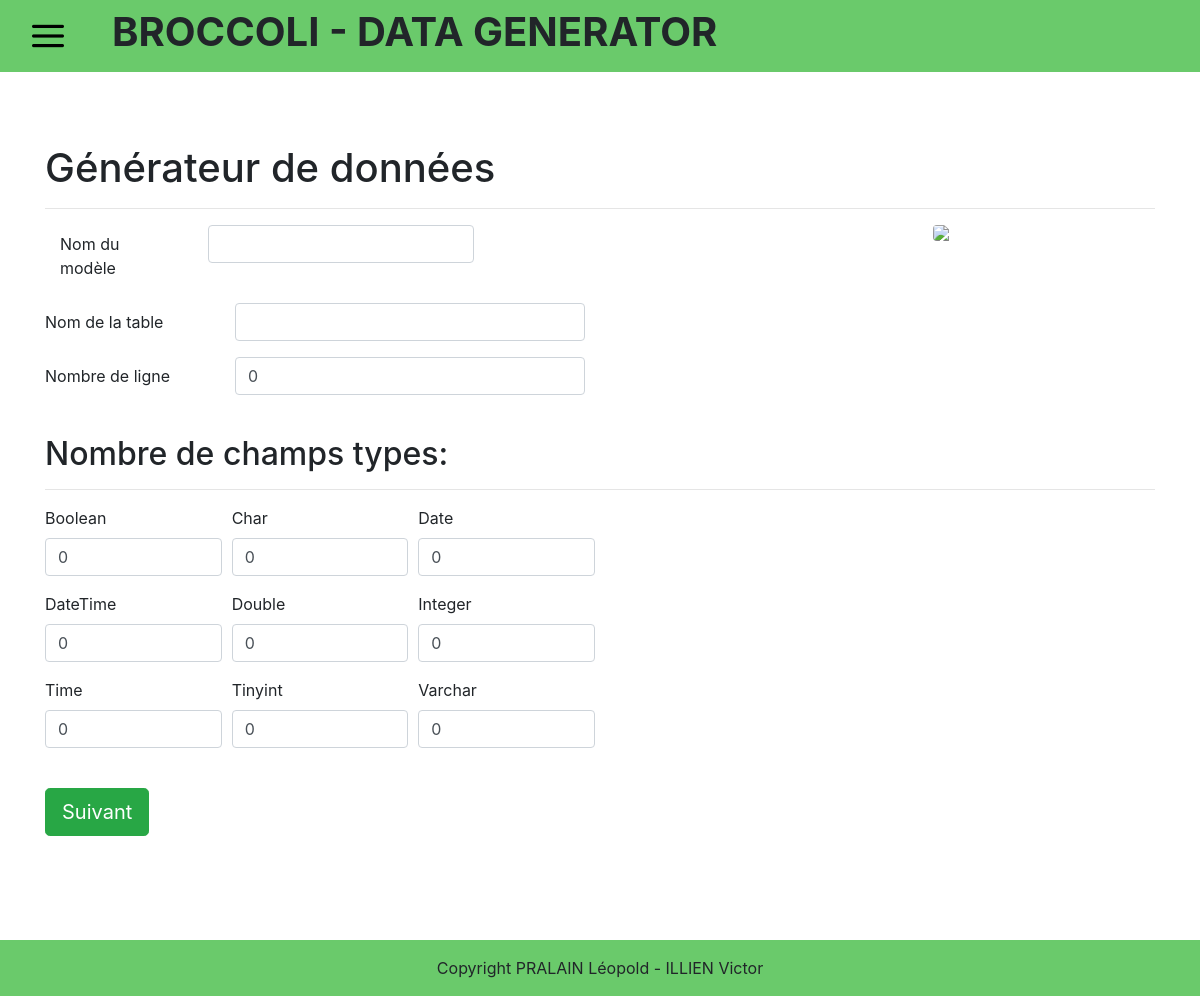
The page / on the database its author committed.
### tables this page shows
CREATE TABLE type_champ(
        type_champ Varchar (512) NOT NULL ,
        actif      Bool NOT NULL
	,CONSTRAINT type_champ_PK PRIMARY KEY (type_champ)
);

### php/class/typeChamp.php (called while the page is built, shortened)
<?php
	class TypeChamp {
		private $type;
		private $value;
		private $actif;
		public function __construct($type, $actif, $value = 0) {
			$this->type = $type;
			$this->actif = $actif;
			$this->value = $value;
		}
		public function getType() {return $this->type;}
		public function getValue() {return $this->value;}
		public function getActif() {return $this->actif;}
	}
?>

### php/database.php (called while the page is built, shortened)
<?php
	function dbRequestTypeActif($db) {
		try {
			$request = 'SELECT * FROM type_champ';
			$statement = $db->prepare($request);
			$statement->execute();
			$result = $statement->fetchAll(PDO::FETCH_ASSOC);
		} catch (PDOException $exception) {
			error_log('Request error: ' .$exception->getMessage());
			return false;
		}
		return $result;
	}
 ?>

### html/index.php (the view, shortened to what this page needs)
<?php
	$libelle = '';
?>
<!DOCTYPE html>
<html>
<head>
	<link rel="stylesheet" type="text/css" href="../css/index.css">
</head>
<body>
	<?php
		require_once("../php/database.php");
		require_once("../php/class/typeChamp.php");
		$db = dbConnect();
		$champType = dbRequestTypeActif($db);
		$arrayTypeClass = array();
		foreach ($champType as $champ) {
			$isHere = True;
			if ($isHere) {
				$class = new TypeChamp($champ['type_champ'], $champ['actif'], 0);
				array_push($arrayTypeClass, $class);
			}
		}
		$i = 0;
	?>
	<form method="POST">
		<div class="container">
			<h1>Générateur de données</h1>
			<hr>
			<img src="../img/icon/brocolis.jpg" width="20%" class="rounded float-right">
			<div class="form-group row">
				<label for="nomModele" class="col-sm-2 col-form-label">Nom du modèle</label>
				<div class="col-sm-4">
					<input type="text" class="form-control" id="nomModele" name="nomModele" <?php if(!empty($libelle)) {echo "value=".$dataMod[0];} ?>>
				</div>
			</div>
			<div class="form-group row">
				<label for="nomTable" class="col-sm-2 col-form-label">Nom de la table</label>
				<div class="col-sm-4">
					<input type="text" class="form-control" id="nomTable" name="nomTable" <?php if(!empty($libelle)) {echo "value=".$dataMod['nom_table'];} ?>>
				</div>
			</div>
			<div class="form-group row">
				<label for="nbLigne" class="col-sm-2 col-form-label">Nombre de ligne</label>
				<div class="col-sm-4">
					<input type="text" class="form-control" id="nbLigne" name="nbLigne" value=0>
				</div>
			</div>
		</div>
		<br>
		<div class="container">
			<h2>Nombre de champs types: </h2>
			<hr>
			<?php
				foreach ($arrayTypeClass as $class) {
					if ($class->getActif() == 1) {
						if ($i % 3 == 0) {
							echo "<div class='form-row'>";
							$j = 0;
						}
						$j += 1;
			?>
						<div class="form-group col-md-2">
							<label for= <?php echo $class->getType(); ?>><?php echo $class->getType(); ?></label>
							<input type="text" class='form-control' name=<?php echo $class->getType(); ?> value=<?php echo $class->getValue(); ?>>
						</div>
			<?php
						if ($j == 3) echo "</div>";
						$i += 1;
					}
				}
			?>
			<br>
			<div class="form-row">
				<div class="form-group col-md-2">
					<button type="submit" name="suivant" class="btn btn-success btn-lg">Suivant</button>
				</div>
			</div>
		</div>
	</form>
</body>
</html>

### rows shown on the page
type_champ: type_champ "Boolean", Boolean "0"
type_champ: type_champ "Char", Char "0"
type_champ: type_champ "Date", Date "0"
type_champ: type_champ "DateTime", DateTime "0"
type_champ: type_champ "Double", Double "0"
type_champ: type_champ "Integer", Integer "0"
type_champ: type_champ "Time", Time "0"
type_champ: type_champ "Tinyint", Tinyint "0"
type_champ: type_champ "Varchar", Varchar "0"
